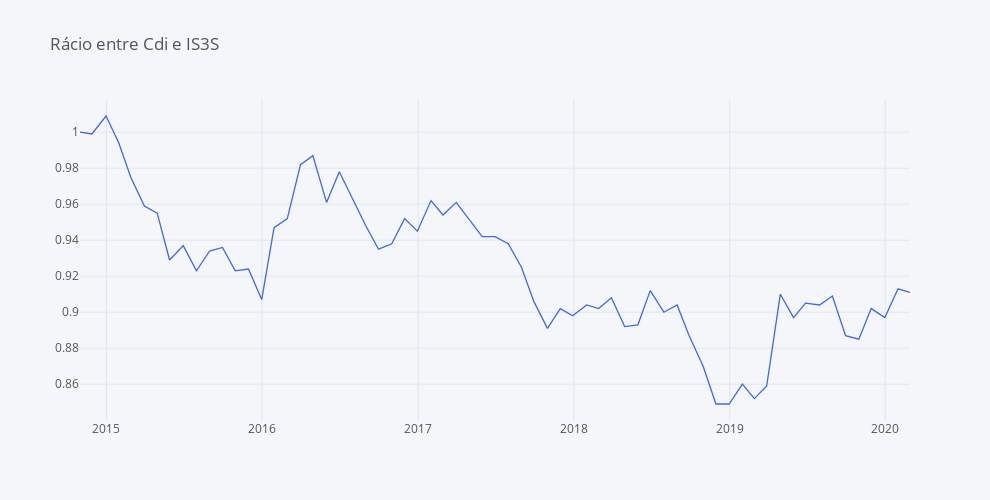

Source (notebook cell):
### Code cell
round(fundos_norm['Cdi'] / fundos_norm['IS3S'], 3).iplot(yTitle='', title='Rácio entre Cdi e IS3S',  colors=['royalblue', 'orange', 'dimgray'], dimensions = dimensions)

### Figure 1 — Plotly figure (JSON) as saved in the notebook; plotly's stock layout.template omitted (floating-point values rounded to 4 significant figures)
{"data": [{"line": {"color": "rgba(65, 105, 225, 1.0)", "dash": "solid", "shape": "linear", "width": 1.3}, "mode": "lines", "name": "None", "text": "", "type": "scatter", "x": ["2014-10-31", "2014-11-28", "2014-12-31", "2015-01-30", "2015-02-27", "2015-03-31", "2015-04-30", "2015-05-29", "2015-06-30", "2015-07-31", "2015-08-31", "2015-09-30", "2015-10-30", "2015-11-30", "2015-12-31", "2016-01-29", "2016-02-29", "2016-03-31", "2016-04-29", "2016-05-31", "2016-06-30", "2016-07-29", "2016-08-31", "2016-09-30", "2016-10-31", "2016-11-30", "2016-12-30", "2017-01-31", "2017-02-28", "2017-03-31", "2017-04-28", "2017-05-31", "2017-06-30", "2017-07-31", "2017-08-31", "2017-09-29", "2017-10-31", "2017-11-30", "2017-12-29", "2018-01-31", "2018-02-28", "2018-03-30", "2018-04-30", "2018-05-31", "2018-06-29", "2018-07-31", "2018-08-31", "2018-09-28", "2018-10-31", "2018-11-30", "2018-12-31", "2019-01-31", "2019-02-28", "2019-03-29", "2019-04-30", "2019-05-31", "2019-06-28", "2019-07-31", "2019-08-30", "2019-09-30", "2019-10-31", "2019-11-29", "2019-12-31", "2020-01-31", "2020-02-28"], "y": [1, 0.999, 1.009, 0.994, 0.975, 0.959, 0.955, 0.929, 0.937, 0.923, 0.934, 0.936, 0.923, 0.924, 0.907, 0.947, 0.952, 0.982, 0.987, 0.961, 0.978, 0.964, 0.948, 0.935, 0.938, 0.952, 0.945, 0.962, 0.954, 0.961, 0.952, 0.942, 0.942, 0.938, 0.925, 0.906, 0.891, 0.902, 0.898, 0.904, 0.902, 0.908, 0.892, 0.893, 0.912, 0.9, 0.904, 0.887, 0.87, 0.849, 0.849, 0.86, 0.852, 0.859, 0.91, 0.897, 0.905, 0.904, 0.909, 0.887, 0.885, 0.902, 0.897, 0.913, 0.911]}], "layout": {"height": 500, "legend": {"bgcolor": "#F5F6F9", "font": {"color": "#4D5663"}}, "paper_bgcolor": "#F5F6F9", "plot_bgcolor": "#F5F6F9", "title": {"font": {"color": "#4D5663"}, "text": "Rácio entre Cdi e IS3S"}, "width": 990, "xaxis": {"autorange": true, "gridcolor": "#E1E5ED", "range": ["2014-10-31", "2020-02-28"], "showgrid": true, "tickfont": {"color": "#4D5663"}, "title": {"font": {"color": "#4D5663"}, "text": ""}, "type": "date", "zerolinecolor": "#E1E5ED"}, "yaxis": {"autorange": true, "gridcolor": "#E1E5ED", "range": [0.8401, 1.018], "showgrid": true, "tickfont": {"color": "#4D5663"}, "title": {"font": {"color": "#4D5663"}, "text": ""}, "type": "linear", "zerolinecolor": "#E1E5ED"}}}
